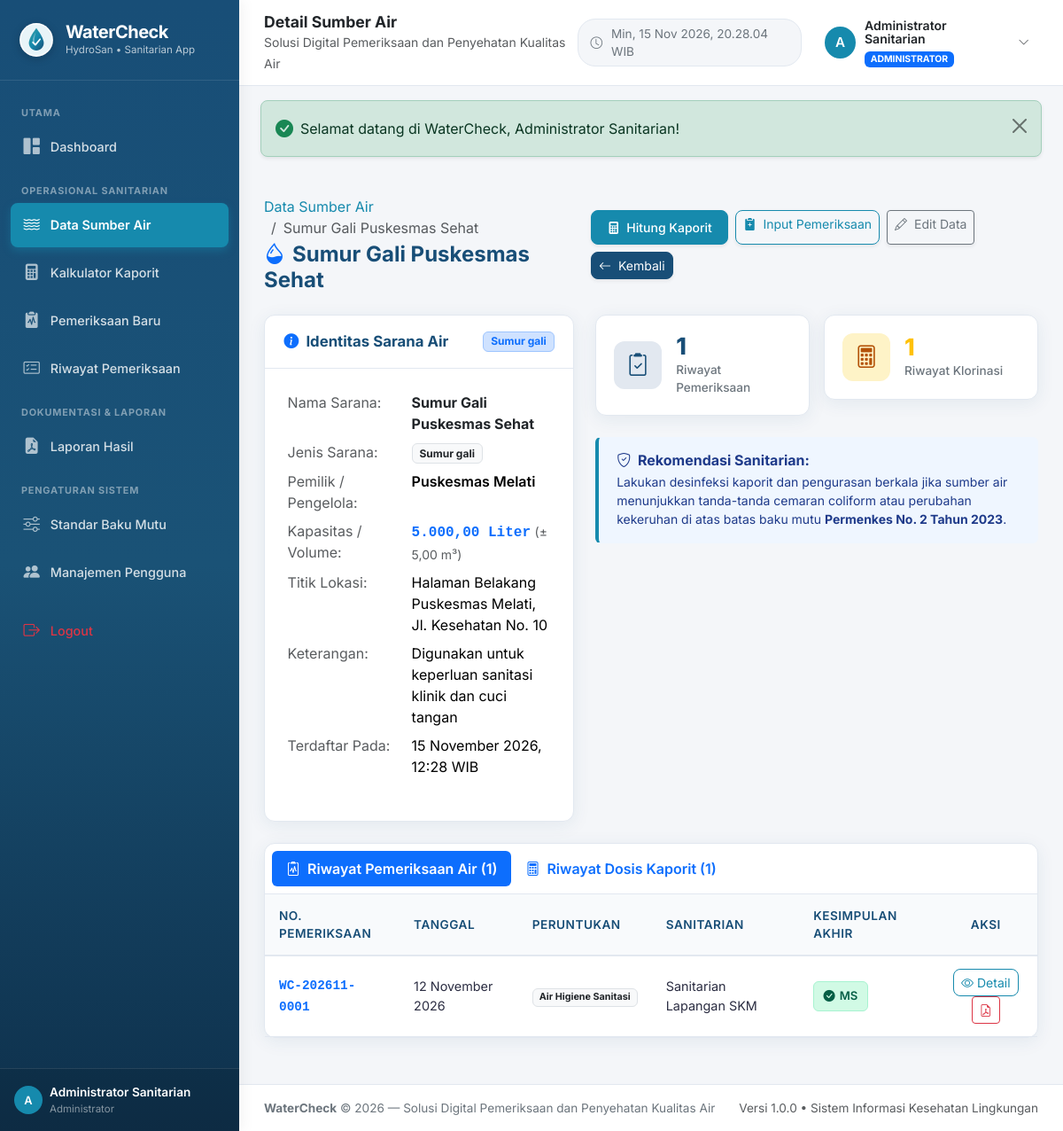
Screenshot of /pages/sumber_air/detail.php?id=1 (signed in) with the database file from the repository.
### tables this page shows
CREATE TABLE `sumber_air` (
  `id` INT AUTO_INCREMENT PRIMARY KEY,
  `nama_sumber` VARCHAR(150) NOT NULL,
  `jenis_sumber` VARCHAR(50) NOT NULL,
  `pemilik` VARCHAR(150) NOT NULL,
  `lokasi` TEXT NOT NULL,
  `volume` DECIMAL(12,2) NOT NULL DEFAULT 0.00,
  `keterangan` TEXT NULL,
  `created_at` TIMESTAMP DEFAULT CURRENT_TIMESTAMP,
  `updated_at` TIMESTAMP DEFAULT CURRENT_TIMESTAMP ON UPDATE CURRENT_TIMESTAMP,
  INDEX `idx_sumber_nama` (`nama_sumber`),
  INDEX `idx_sumber_jenis` (`jenis_sumber`)
);

CREATE TABLE `pemeriksaan` (
  `id` INT AUTO_INCREMENT PRIMARY KEY,
  `nomor_pemeriksaan` VARCHAR(50) NOT NULL UNIQUE,
  `sumber_air_id` INT NULL,
  `user_id` INT NULL,
  `tanggal_pemeriksaan` DATE NOT NULL,
  `jenis_air` ENUM('Air Minum', 'Air Higiene Sanitasi') NOT NULL,
  `lokasi` TEXT NOT NULL,
  `kesimpulan` ENUM('Memenuhi Syarat (MS)', 'Tidak Memenuhi Syarat (TMS)', 'Belum Dapat Disimpulkan') NOT NULL DEFAULT 'Belum Dapat Disimpulkan',
  `catatan` TEXT NULL,
  `created_at` TIMESTAMP DEFAULT CURRENT_TIMESTAMP,
  `updated_at` TIMESTAMP DEFAULT CURRENT_TIMESTAMP ON UPDATE CURRENT_TIMESTAMP,
  INDEX `idx_pemeriksaan_nomor` (`nomor_pemeriksaan`),
  INDEX `idx_pemeriksaan_tanggal` (`tanggal_pemeriksaan`),
  INDEX `idx_pemeriksaan_kesimpulan` (`kesimpulan`),
  CONSTRAINT `fk_pemeriksaan_sumber` FOREIGN KEY (`sumber_air_id`) REFERENCES `sumber_air` (`id`) ON DELETE SET NULL,
  CONSTRAINT `fk_pemeriksaan_user` FOREIGN KEY (`user_id`) REFERENCES `users` (`id`) ON DELETE SET NULL
);

CREATE TABLE `users` (
  `id` INT AUTO_INCREMENT PRIMARY KEY,
  `nama` VARCHAR(100) NOT NULL,
  `username` VARCHAR(50) NOT NULL UNIQUE,
  `password` VARCHAR(255) NOT NULL,
  `role` ENUM('admin', 'petugas') NOT NULL DEFAULT 'petugas',
  `created_at` TIMESTAMP DEFAULT CURRENT_TIMESTAMP,
  `updated_at` TIMESTAMP DEFAULT CURRENT_TIMESTAMP ON UPDATE CURRENT_TIMESTAMP,
  INDEX `idx_users_username` (`username`),
  INDEX `idx_users_role` (`role`)
);

### includes/functions.php (called while the page is built, shortened)
<?php
function formatTanggal(?string $date, string $format = 'lengkap'): string {
    $timestamp = strtotime($date);
    $bulanIndo = [
        1 => 'Januari', 'Februari', 'Maret', 'April', 'Mei', 'Juni',
        'Juli', 'Agustus', 'September', 'Oktober', 'November', 'Desember'
    ];
    $bulanIndoPendek = [
        1 => 'Jan', 'Feb', 'Mar', 'Apr', 'Mei', 'Jun',
        'Jul', 'Agu', 'Sep', 'Okt', 'Nov', 'Des'
    ];
    $d = date('j', $timestamp);
    $m = (int)date('n', $timestamp);
    $y = date('Y', $timestamp);
    $his = date('H:i', $timestamp);
    if ($format === 'pendek') {
        return "{$d} {$bulanIndoPendek[$m]} {$y}";
    } elseif ($format === 'datetime') {
        return "{$d} {$bulanIndo[$m]} {$y}, {$his} WIB";
    }
    return "{$d} {$bulanIndo[$m]} {$y}";
}
function formatAngka($number, int $decimals = 2): string {
    $num = (float)$number;
    return number_format($num, $decimals, ',', '.');
}

### pages/sumber_air/detail.php (the view, shortened to what this page needs)
<?php
require_once __DIR__ . '/../../includes/header.php';
require_once __DIR__ . '/../../includes/sidebar.php';
require_once __DIR__ . '/../../includes/navbar.php';
$id = (int)($_GET['id'] ?? 0);
$stmt = $pdo->prepare("SELECT * FROM sumber_air WHERE id = :id LIMIT 1");
$stmt->execute([':id' => $id]);
$sumber = $stmt->fetch();
$stmt = $pdo->prepare("
    SELECT p.*, u.nama AS nama_petugas
    FROM pemeriksaan p
    LEFT JOIN users u ON p.user_id = u.id
    WHERE p.sumber_air_id = :id
    ORDER BY p.tanggal_pemeriksaan DESC, p.id DESC
");
$stmt->execute([':id' => $id]);
$riwayatPemeriksaan = $stmt->fetchAll();
$stmt = $pdo->prepare("
    SELECT k.*, u.nama AS nama_petugas
    FROM kalkulasi_kaporit k
    LEFT JOIN users u ON k.user_id = u.id
    WHERE k.sumber_air_id = :id
    ORDER BY k.created_at DESC
");
$stmt->execute([':id' => $id]);
$riwayatKalkulasi = $stmt->fetchAll();
?>
<div class="d-flex flex-column flex-md-row justify-content-between align-items-md-center mb-4 gap-3">
    <div>
        <nav aria-label="breadcrumb">
            <ol class="breadcrumb mb-1 small">
                <li class="breadcrumb-item"><a href="<?= BASE_URL; ?>pages/sumber_air/index.php">Data Sumber Air</a></li>
                <li class="breadcrumb-item active"><?= htmlspecialchars($sumber['nama_sumber']); ?></li>
            </ol>
        </nav>
        <h4 class="fw-bold mb-0" style="color: #184e77;">
            <i class="bi bi-droplet-half text-primary me-2"></i><?= htmlspecialchars($sumber['nama_sumber']); ?>
        </h4>
    </div>
    <div class="d-flex flex-wrap gap-2">
        <a href="<?= BASE_URL; ?>pages/kalkulator/index.php?sumber_id=<?= $sumber['id']; ?>" class="btn btn-primary shadow-sm btn-sm">
            <i class="bi bi-calculator-fill me-1"></i> Hitung Kaporit
        </a>
        <a href="<?= BASE_URL; ?>pages/pemeriksaan/tambah.php?sumber_id=<?= $sumber['id']; ?>" class="btn btn-outline-primary shadow-sm btn-sm">
            <i class="bi bi-clipboard2-plus-fill me-1"></i> Input Pemeriksaan
        </a>
        <a href="<?= BASE_URL; ?>pages/sumber_air/edit.php?id=<?= $sumber['id']; ?>" class="btn btn-outline-secondary shadow-sm btn-sm">
            <i class="bi bi-pencil me-1"></i> Edit Data
        </a>
        <a href="<?= BASE_URL; ?>pages/sumber_air/index.php" class="btn btn-secondary shadow-sm btn-sm">
            <i class="bi bi-arrow-left me-1"></i> Kembali
        </a>
    </div>
</div>
<div class="row g-4 mb-4">
    <div class="col-lg-5">
        <div class="card-wc h-100">
            <div class="card-wc-header">
                <h6 class="card-wc-title">
                    <i class="bi bi-info-circle-fill text-primary"></i> Identitas Sarana Air
                </h6>
                <span class="badge bg-primary-subtle text-primary border border-primary-subtle">
                    <?= htmlspecialchars($sumber['jenis_sumber']); ?>
                </span>
            </div>
            <div class="card-wc-body">
                <table class="table table-borderless table-sm mb-0">
                    <tr>
                        <td class="text-muted" style="width: 140px;">Nama Sarana:</td>
                        <td class="fw-bold text-dark"><?= htmlspecialchars($sumber['nama_sumber']); ?></td>
                    </tr>
                    <tr>
                        <td class="text-muted">Jenis Sarana:</td>
                        <td><span class="badge bg-light text-dark border"><?= htmlspecialchars($sumber['jenis_sumber']); ?></span></td>
                    </tr>
                    <tr>
                        <td class="text-muted">Pemilik / Pengelola:</td>
                        <td class="fw-semibold"><?= htmlspecialchars($sumber['pemilik']); ?></td>
                    </tr>
                    <tr>
                        <td class="text-muted">Kapasitas / Volume:</td>
                        <td>
                            <strong class="text-primary font-monospace fs-6"><?= formatAngka($sumber['volume'], 2); ?> Liter</strong>
                            <small class="text-muted">(± <?= formatAngka($sumber['volume'] / 1000.0, 2); ?> m³)</small>
                        </td>
                    </tr>
                    <tr>
                        <td class="text-muted">Titik Lokasi:</td>
                        <td><?= nl2br(htmlspecialchars($sumber['lokasi'])); ?></td>
                    </tr>
                    <tr>
                        <td class="text-muted">Keterangan:</td>
                        <td><?= !empty($sumber['keterangan']) ? nl2br(htmlspecialchars($sumber['keterangan'])) : '<span class="text-muted fst-italic">Tidak ada catatan</span>'; ?></td>
                    </tr>
                    <tr>
                        <td class="text-muted">Terdaftar Pada:</td>
                        <td><?= formatTanggal($sumber['created_at'], 'datetime'); ?></td>
                    </tr>
                </table>
            </div>
        </div>
    </div>
    <div class="col-lg-7">
        <div class="row g-3 mb-4">
            <div class="col-sm-6">
                <div class="stat-card">
                    <div class="stat-icon secondary">
                        <i class="bi bi-clipboard2-check"></i>
                    </div>
                    <div>
                        <div class="stat-value"><?= count($riwayatPemeriksaan); ?></div>
                        <div class="stat-label">Riwayat Pemeriksaan</div>
                    </div>
                </div>
            </div>
            <div class="col-sm-6">
                <div class="stat-card">
                    <div class="stat-icon warning">
                        <i class="bi bi-calculator"></i>
                    </div>
                    <div>
                        <div class="stat-value text-warning"><?= count($riwayatKalkulasi); ?></div>
                        <div class="stat-label">Riwayat Klorinasi</div>
                    </div>
                </div>
            </div>
        </div>
        <div class="alert alert-chlorine-safety">
            <h6 class="fw-bold mb-1"><i class="bi bi-shield-check me-1"></i> Rekomendasi Sanitarian:</h6>
            <p class="small mb-0">
                Lakukan desinfeksi kaporit dan pengurasan berkala jika sumber air menunjukkan tanda-tanda cemaran coliform atau perubahan kekeruhan di atas batas baku mutu <strong>Permenkes No. 2 Tahun 2023</strong>.
            </p>
        </div>
    </div>
</div>
<div class="card-wc">
    <div class="card-wc-header p-2">
        <ul class="nav nav-pills" id="detailTabs" role="tablist">
            <li class="nav-item" role="presentation">
                <button class="nav-link active py-2 px-3 fw-semibold" id="pemeriksaan-tab" data-bs-toggle="tab" data-bs-target="#tab-pemeriksaan" type="button" role="tab">
                    <i class="bi bi-clipboard2-pulse me-1"></i> Riwayat Pemeriksaan Air (<?= count($riwayatPemeriksaan); ?>)
                </button>
            </li>
            <li class="nav-item" role="presentation">
                <button class="nav-link py-2 px-3 fw-semibold" id="kalkulasi-tab" data-bs-toggle="tab" data-bs-target="#tab-kalkulasi" type="button" role="tab">
                    <i class="bi bi-calculator me-1"></i> Riwayat Dosis Kaporit (<?= count($riwayatKalkulasi); ?>)
                </button>
            </li>
        </ul>
    </div>
    <div class="tab-content" id="detailTabsContent">
        <div class="tab-pane fade show active" id="tab-pemeriksaan" role="tabpanel">
            <div class="table-responsive">
                <table class="table-wc table-hover mb-0">
                    <thead>
                        <tr>
                            <th>No. Pemeriksaan</th>
                            <th>Tanggal</th>
                            <th>Peruntukan</th>
                            <th>Sanitarian</th>
                            <th>Kesimpulan Akhir</th>
                            <th class="text-center">Aksi</th>
                        </tr>
                    </thead>
                    <tbody>
                        <?php if (empty($riwayatPemeriksaan)): ?>
                            <tr>
                                <td colspan="6" class="text-center py-4 text-muted">
                                    <i class="bi bi-inbox fs-3 d-block text-secondary opacity-50 mb-1"></i>
                                    Belum ada pemeriksaan kualitas air untuk sumber ini.
                                </td>
                            </tr>
                        <?php else: ?>
                            <?php foreach ($riwayatPemeriksaan as $p): ?>
                                <tr>
                                    <td><strong class="text-primary font-monospace"><?= htmlspecialchars($p['nomor_pemeriksaan']); ?></strong></td>
                                    <td><?= formatTanggal($p['tanggal_pemeriksaan'], 'lengkap'); ?></td>
                                    <td><span class="badge bg-light text-dark border"><?= htmlspecialchars($p['jenis_air']); ?></span></td>
                                    <td><?= htmlspecialchars($p['nama_petugas'] ?? 'Petugas'); ?></td>
                                    <td>
                                        <?php if ($p['kesimpulan'] === 'Memenuhi Syarat (MS)'): ?>
                                            <span class="badge-status badge-ms"><i class="bi bi-check-circle-fill"></i> MS</span>
                                        <?php elseif ($p['kesimpulan'] === 'Tidak Memenuhi Syarat (TMS)'): ?>
                                            <span class="badge-status badge-tms"><i class="bi bi-x-circle-fill"></i> TMS</span>
                                        <?php else: ?>
                                            <span class="badge-status badge-pending"><i class="bi bi-hourglass-split"></i> Pending</span>
                                        <?php endif; ?>
                                    </td>
                                    <td class="text-center">
                                        <a href="<?= BASE_URL; ?>pages/pemeriksaan/detail.php?id=<?= $p['id']; ?>" class="btn btn-sm btn-outline-primary py-1 px-2">
                                            <i class="bi bi-eye"></i> Detail
                                        </a>
                                        <a href="<?= BASE_URL; ?>pages/laporan/cetak.php?tipe=pemeriksaan&id=<?= $p['id']; ?>" target="_blank" class="btn btn-sm btn-outline-danger py-1 px-2" title="Cetak PDF">
                                            <i class="bi bi-file-earmark-pdf"></i>
                                        </a>
                                    </td>
                                </tr>
                            <?php endforeach; ?>
                        <?php endif; ?>
                    </tbody>
                </table>
            </div>
        </div>
    </div>
</div>
<?php
require_once __DIR__ . '/../../includes/footer.php';
?>

### rows the page displays
sumber_air: nama_sumber "Sumur Gali Puskesmas Sehat", jenis_sumber "Sumur gali", pemilik "Puskesmas Melati", volume "5.000,00", formatAngka($sumber['volume']/1000.0,2) "5,00", lokasi "Halaman Belakang Puskesmas Melati, Jl. Kesehatan No. 10", keterangan "Digunakan untuk keperluan sanitasi klinik dan cuci tangan", created_at "15 November 2026, 12:28 WIB"
pemeriksaan: nomor_pemeriksaan "WC-202611-0001", tanggal_pemeriksaan "12 November 2026", jenis_air "Air Higiene Sanitasi", user.nama "Sanitarian Lapangan SKM", shows "MS"

### other values shown
APP_NAME "WaterCheck"
APP_ALT_NAME "HydroSan"
substr($currentUser['nama'] ?? 'U', 0, 1) "A"
$currentUser['nama'] "Administrator Sanitarian"
$pageTitle "Detail Sumber Air"
APP_TAGLINE "Solusi Digital Pemeriksaan dan Penyehatan Kualitas Air"
$flash['message'] "Selamat datang di WaterCheck, Administrator Sanitarian!"
count($riwayatPemeriksaan) "1"
count($riwayatKalkulasi) "1"
APP_VERSION "1.0.0"
